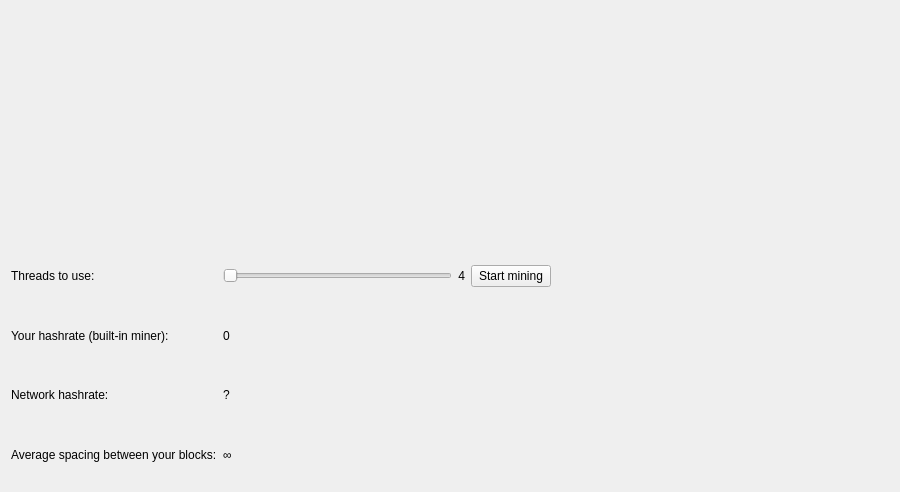
<?xml version="1.0" encoding="UTF-8"?>
<ui version="4.0">
 <class>MiningPage</class>
 <widget class="QWidget" name="MiningPage">
  <property name="geometry">
   <rect>
    <x>0</x>
    <y>0</y>
    <width>900</width>
    <height>492</height>
   </rect>
  </property>
  <property name="windowTitle">
   <string>Form</string>
  </property>
  <layout class="QVBoxLayout" name="verticalLayout">
   <item>
    <layout class="QVBoxLayout" name="verticalLayout_3">
     <item>
      <layout class="QHBoxLayout" name="horizontalLayout_4">
       <item>
        <layout class="QVBoxLayout" name="verticalLayout_4">
         <item>
          <widget class="QCustomPlot" name="diffplot_difficulty" native="true">
           <property name="minimumSize">
            <size>
             <width>350</width>
             <height>200</height>
            </size>
           </property>
          </widget>
         </item>
        </layout>
       </item>
       <item>
        <layout class="QVBoxLayout" name="verticalLayout_2">
         <item>
          <widget class="QCustomPlot" name="diffplot_hashrate" native="true">
           <property name="minimumSize">
            <size>
             <width>350</width>
             <height>200</height>
            </size>
           </property>
          </widget>
         </item>
        </layout>
       </item>
      </layout>
     </item>
     <item>
      <layout class="QGridLayout" name="gridLayout">
       <item row="1" column="1">
        <widget class="QLabel" name="labelYourHashrate">
         <property name="text">
          <string>0</string>
         </property>
        </widget>
       </item>
       <item row="3" column="1">
        <widget class="QLabel" name="labelNextBlock">
         <property name="text">
          <string>∞</string>
         </property>
        </widget>
       </item>
       <item row="2" column="1">
        <widget class="QLabel" name="labelNethashrate">
         <property name="text">
          <string>?</string>
         </property>
        </widget>
       </item>
       <item row="2" column="0">
        <widget class="QLabel" name="label_4">
         <property name="text">
          <string>Network hashrate:</string>
         </property>
        </widget>
       </item>
       <item row="3" column="0">
        <widget class="QLabel" name="label_3">
         <property name="text">
          <string>Average spacing between your blocks:</string>
         </property>
        </widget>
       </item>
       <item row="1" column="0">
        <widget class="QLabel" name="label_2">
         <property name="text">
          <string>Your hashrate (built-in miner):</string>
         </property>
        </widget>
       </item>
       <item row="0" column="0">
        <widget class="QLabel" name="label">
         <property name="text">
          <string>Threads to use:</string>
         </property>
        </widget>
       </item>
       <item row="0" column="1">
        <layout class="QHBoxLayout" name="horizontalLayout_3">
         <item>
          <widget class="QSlider" name="sliderCores">
           <property name="minimumSize">
            <size>
             <width>150</width>
             <height>0</height>
            </size>
           </property>
           <property name="orientation">
            <enum>Qt::Horizontal</enum>
           </property>
          </widget>
         </item>
         <item>
          <widget class="QLabel" name="labelNCores">
           <property name="text">
            <string>4</string>
           </property>
           <property name="alignment">
            <set>Qt::AlignRight|Qt::AlignTrailing|Qt::AlignVCenter</set>
           </property>
          </widget>
         </item>
         <item>
          <widget class="QPushButton" name="pushSwitchMining">
           <property name="text">
            <string>Start mining</string>
           </property>
          </widget>
         </item>
         <item>
          <widget class="QLabel" name="labelAddress">
           <property name="minimumSize">
            <size>
             <width>332</width>
             <height>0</height>
            </size>
           </property>
           <property name="text">
            <string/>
           </property>
          </widget>
         </item>
        </layout>
       </item>
      </layout>
     </item>
    </layout>
   </item>
  </layout>
 </widget>
 <customwidgets>
  <customwidget>
   <class>QCustomPlot</class>
   <extends>QWidget</extends>
   <header location="global">qcustomplot.h</header>
   <container>1</container>
  </customwidget>
 </customwidgets>
 <resources/>
 <connections/>
</ui>
